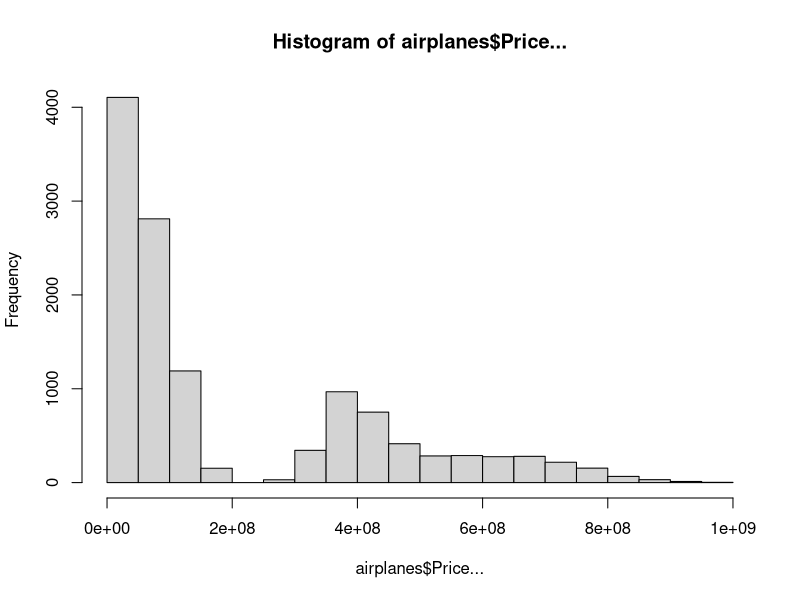
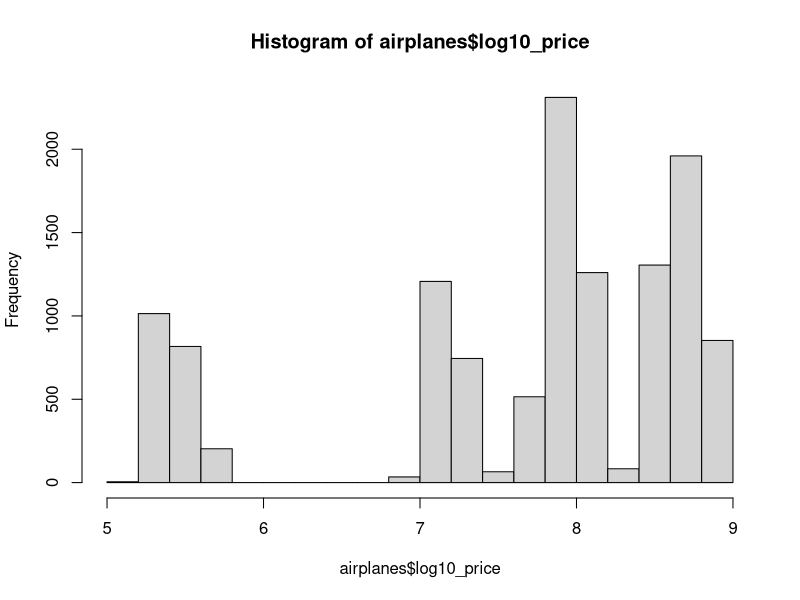
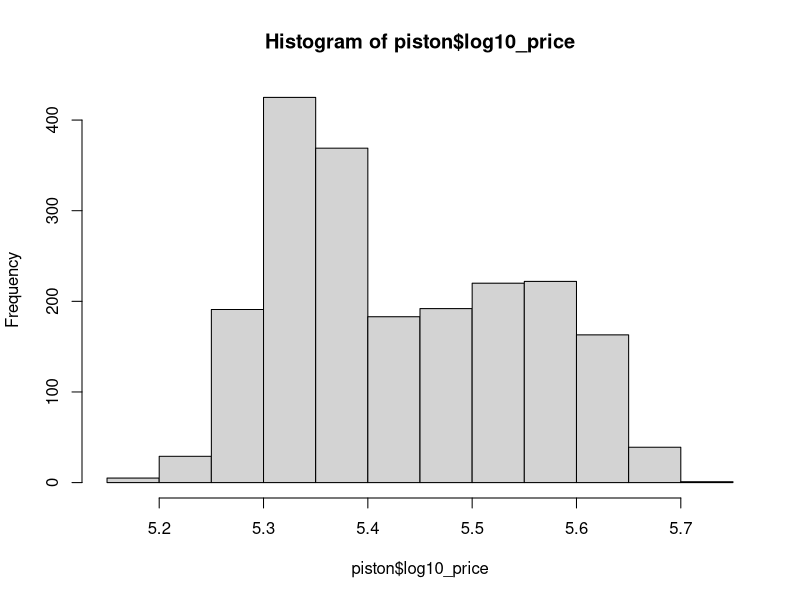
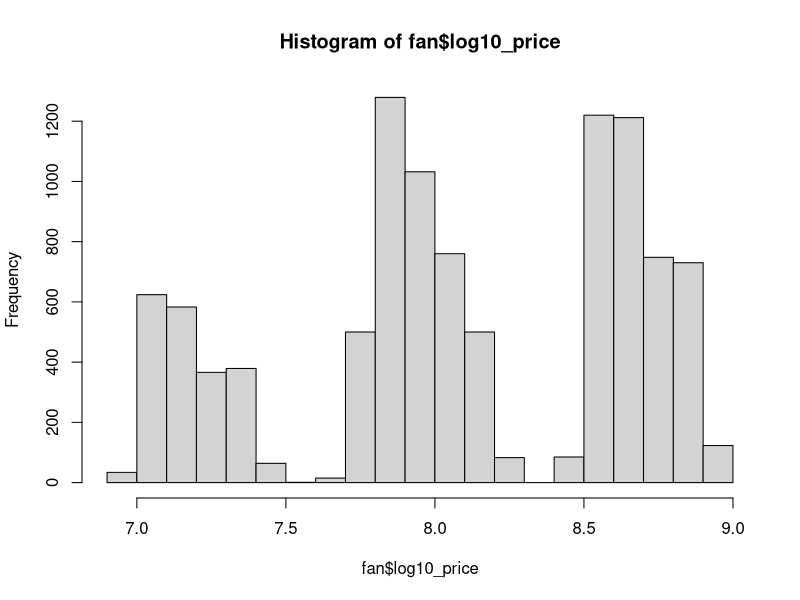
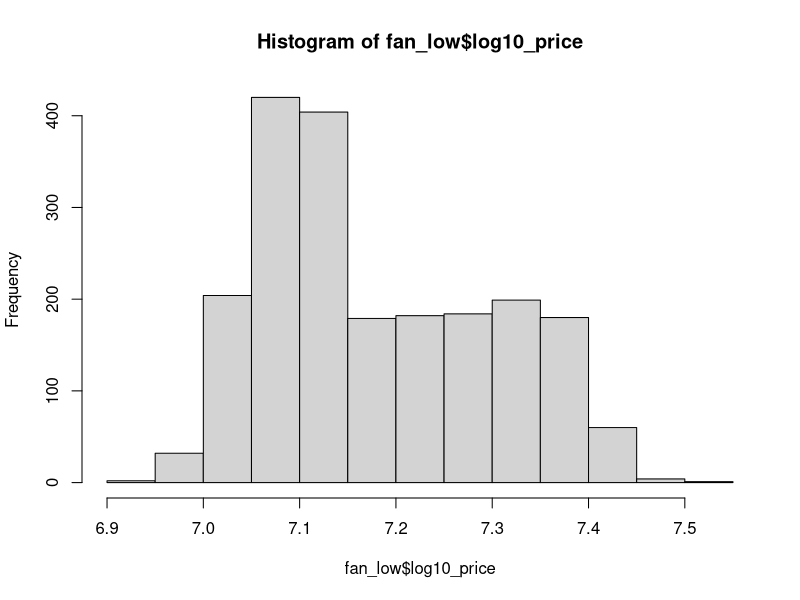
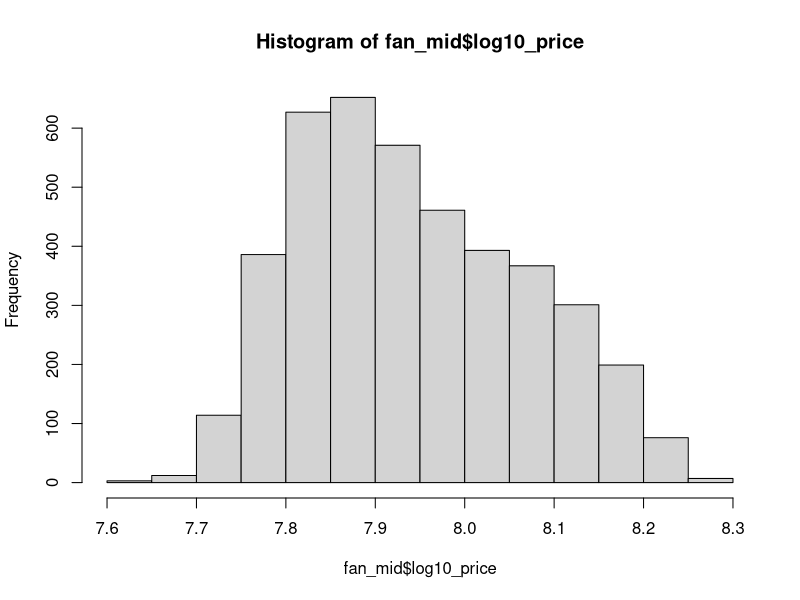
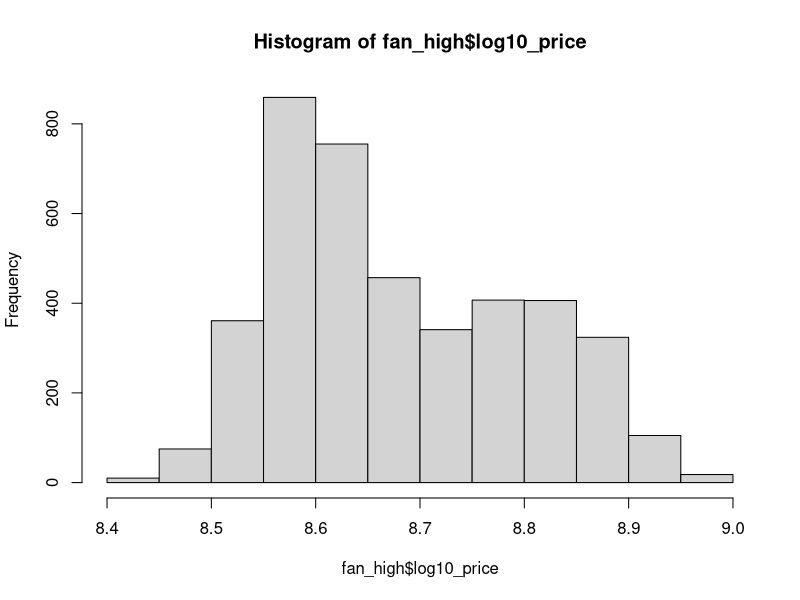
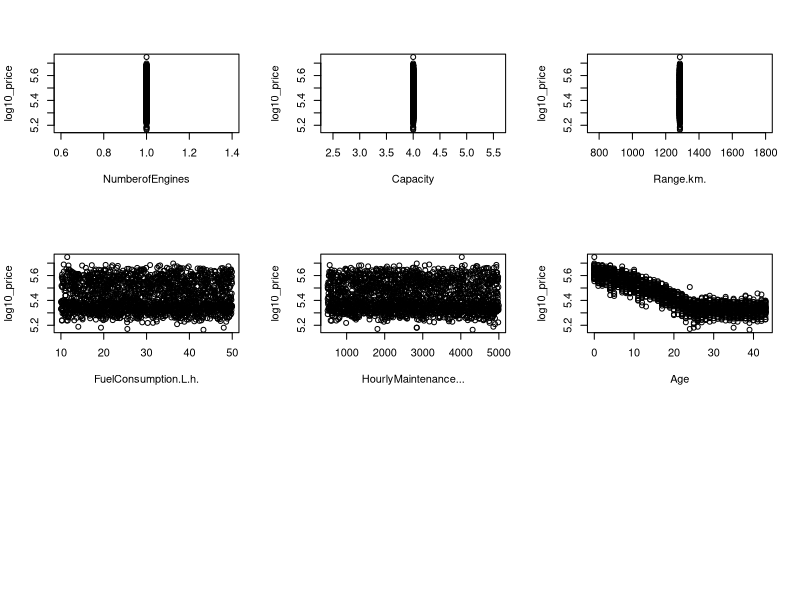

The R source for these figures, in order:
##########################################
#A
##########################################
airplanes<-read.csv2("airplane_price_dataset.csv",sep=",")
library(dplyr)
airplanes <- airplanes %>%
  mutate(
    Capacity = as.numeric(Capacity),
    Range.km. = as.numeric(Range.km.),
    FuelConsumption.L.h. = as.numeric(FuelConsumption.L.h.),
    HourlyMaintenance... = as.numeric(HourlyMaintenance...),
    NumberofEngines = as.numeric(NumberofEngines),
    Age = as.numeric(Age),
    Price... = as.numeric(Price...),
  )


#Plot the price distribution
hist(airplanes$Price...)
#The data is skewd, we will try to fix it with a transformation

#Transform with logarithm
airplanes$log10_price <- log10(airplanes$Price +1)

#Price becomes normal data, but is segmented
hist(airplanes$log10_price)
fan <- airplanes[airplanes$EngineType == "Turbofan", ]
piston <-  airplanes[airplanes$EngineType == "Piston", ]

#Data is normal
hist(piston$log10_price)


#Data still segmented
hist(fan$log10_price)

#Finally got rid of segmentation
fan_low <- fan[fan$Model == "Bombardier CRJ200", ]
fan_mid <- fan[fan$Model %in% c("Airbus A320", "Boeing 737"), ]
fan_high <- fan[fan$Model %in% c("Airbus A350","Boeing 777")  ,]
hist(fan_low$log10_price)
hist(fan_mid$log10_price)
hist(fan_high$log10_price)


# Create simple linear regression for each numerical variable
indep_vars <- c("NumberofEngines", "Capacity", "Range.km.", "FuelConsumption.L.h.", "HourlyMaintenance...", "Age")
models <- list()
for(var in indep_vars) {
  formula <- as.formula(paste("log10_price ~ ", var))
  models[[var]] <- formula
}


#The only good one is age
op<-par(mfrow=c(3,3))
plot(models[["NumberofEngines"]],data = piston)
plot(models[["Capacity"]],data = piston)
plot(models[["Range.km."]],data = piston)
plot(models[["FuelConsumption.L.h."]],data = piston)
plot(models[["HourlyMaintenance..."]],data = piston)
plot(models[["Age"]],data = piston)
par(op)


#Same graphics for each data set, seems quite similar for every variable
plot(models[["Age"]],data = fan_low)

plot(models[["Age"]],data = fan_mid)

plot(models[["Age"]],data = fan_high)


#Both have the same correlation, either of them can be chosen
cor.test(piston$log10_price,piston$Age)

cor.test(fan_low$log10_price,fan_low$Age)


cor.test(fan_mid$log10_price,fan_mid$Age)

cor.test(fan_high$log10_price,fan_high$Age)

#We choose age, and as it is parabolic we try to increase R2 with the exponential
models[["Age2"]] <-log10_price ~ (Age+I(Age^2) )
piston_1<-lm(models[["Age"]],data = piston)
piston_2<-lm(models[["Age2"]],data = piston)
summary(piston_1)
summary(piston_2)

fan_low_1<-lm(models[["Age"]],data = fan_low)
fan_low_2<-lm(models[["Age2"]],data = fan_low)
summary(fan_low_1)
summary(fan_low_2)

fan_mid_1<-lm(models[["Age"]],data = fan_mid)
fan_mid_2<-lm(models[["Age2"]],data = fan_mid)
summary(fan_mid_1)
summary(fan_mid_2)

fan_high_1<-lm(models[["Age"]],data = fan_high)
fan_high_2<-lm(models[["Age2"]],data = fan_high)
summary(fan_high_1)
summary(fan_high_2)


##########################################
#B)
##########################################
# No other variable can be used.So the best is still our simple model


##########################################
#C) 
##########################################

#Create new column for the distinction of model
fan_high$Category <- ifelse(grepl("Airbus", fan_high$Model), "Airbus",
                            ifelse(grepl("Boeing", fan_high$Model), "Boeing", "Other"))

# Convert it to a factor
fan_high$Category <- factor(fan_high$Category)

#New model is created
models[["Age2_Category"]] <-log10_price ~ (Age+I(Age^2) +Category )
factor_fan_high_reg <- lm(models[["Age2_Category"]], data = fan_high)

#Comparing it to the one without the category
fan_high_reg <- lm(models[["Age2"]] , data = fan_high)
summary(factor_fan_high_reg) 
summary(fan_high_reg)


###Normality
#Shapiro Wilks Test
shapiro.test(residuals(factor_fan_high_reg))
shapiro.test(residuals(fan_high_reg))
###Homogenity of Variance
#Breusch Pagan Test
library(lmtest)
bptest(factor_fan_high_reg)
bptest(fan_high_reg)
###The independence of errors
dwtest(factor_fan_high_reg, alternative = "two.sided")
dwtest(fan_high_reg, alternative = "two.sided")
#The factor has better results


#The same with the other dataset
fan_mid$Category <- ifelse(grepl("Airbus", fan_mid$Model), "Airbus",
                            ifelse(grepl("Boeing", fan_mid$Model), "Boeing", "Other"))
fan_mid$Category <- factor(fan_mid$Category)


factor_fan_mid_reg <- lm(models[["Age2_Category"]], data = fan_mid)
fan_mid_reg <- lm(models[["Age2"]], data = fan_mid)

summary(factor_fan_mid_reg) #Better
summary(fan_mid_reg)

###Normality
#Shapiro Wilks Test
shapiro.test(residuals(factor_fan_mid_reg))
shapiro.test(residuals(fan_mid_reg))
###Homogenity of Variance
#Breusch Pagan Test
library(lmtest)
bptest(factor_fan_mid_reg)
bptest(fan_mid_reg)
###The independence of errors
dwtest(factor_fan_mid_reg, alternative = "two.sided")
dwtest(fan_mid_reg, alternative = "two.sided")
#The factor has better results

##########################################
#D)
##########################################
#Piston
n <- nrow(piston)
train.sample1 <- sample(1:n, round(0.67*n))
train.set1 <- piston[train.sample1, ] 
test.set1 <- piston[-train.sample1, ] 
train.model1 <- lm(models[["Age2"]] , data = train.set1)
yhat<-predict(train.model1, test.set1, interval="prediction")
y<-test.set1$log10_price
error<-cbind(yhat[,1,drop=FALSE],y,(y-yhat[,1])^2)
sqr_err<-error[,3]
mse<-mean(sqr_err)

### Root Mean Square Error ###
RMSE1<-sqrt(mse/(nrow(test.set1)))
RMSE1
RMSE_train1<- sqrt(mean((train.model1$residuals)^2)/nrow(train.set1))
RMSE_train1


#Low tier
n <- nrow(fan_low)
train.sample1 <- sample(1:n, round(0.67*n))
train.set1 <- fan_low[train.sample1, ] 
test.set1 <- fan_low[-train.sample1, ] 
train.model1 <- lm(models[["Age2"]] , data = train.set1)
yhat<-predict(train.model1, test.set1, interval="prediction")
y<-test.set1$log10_price
error<-cbind(yhat[,1,drop=FALSE],y,(y-yhat[,1])^2)
sqr_err<-error[,3]
mse<-mean(sqr_err)

### Root Mean Square Error ###
RMSE1<-sqrt(mse/(nrow(test.set1)))
RMSE1
RMSE_train1<- sqrt(mean((train.model1$residuals)^2)/nrow(train.set1))
RMSE_train1



#Mid tier
n <- nrow(fan_mid)
train.sample1 <- sample(1:n, round(0.67*n))
train.set1 <- fan_mid[train.sample1, ] 
test.set1 <- fan_mid[-train.sample1, ] 
train.model1 <- lm(models[["Age2_Category"]] , data = train.set1)
yhat<-predict(train.model1, test.set1, interval="prediction")
y<-test.set1$log10_price
error<-cbind(yhat[,1,drop=FALSE],y,(y-yhat[,1])^2)
sqr_err<-error[,3]
mse<-mean(sqr_err)

### Root Mean Square Error ###
RMSE1<-sqrt(mse/(nrow(test.set1)))
RMSE1
RMSE_train1<- sqrt(mean((train.model1$residuals)^2)/nrow(train.set1))
RMSE_train1


#High tier
n <- nrow(fan_high)
train.sample1 <- sample(1:n, round(0.67*n))
train.set1 <- fan_high[train.sample1, ] 
test.set1 <- fan_high[-train.sample1, ] 
train.model1 <- lm(models[["Age2_Category"]] , data = train.set1)
yhat<-predict(train.model1, test.set1, interval="prediction")
y<-test.set1$log10_price
error<-cbind(yhat[,1,drop=FALSE],y,(y-yhat[,1])^2)
sqr_err<-error[,3]
mse<-mean(sqr_err)

### Root Mean Square Error ###
RMSE1<-sqrt(mse/(nrow(test.set1)))
RMSE1
RMSE_train1<- sqrt(mean((train.model1$residuals)^2)/nrow(train.set1))
RMSE_train1


